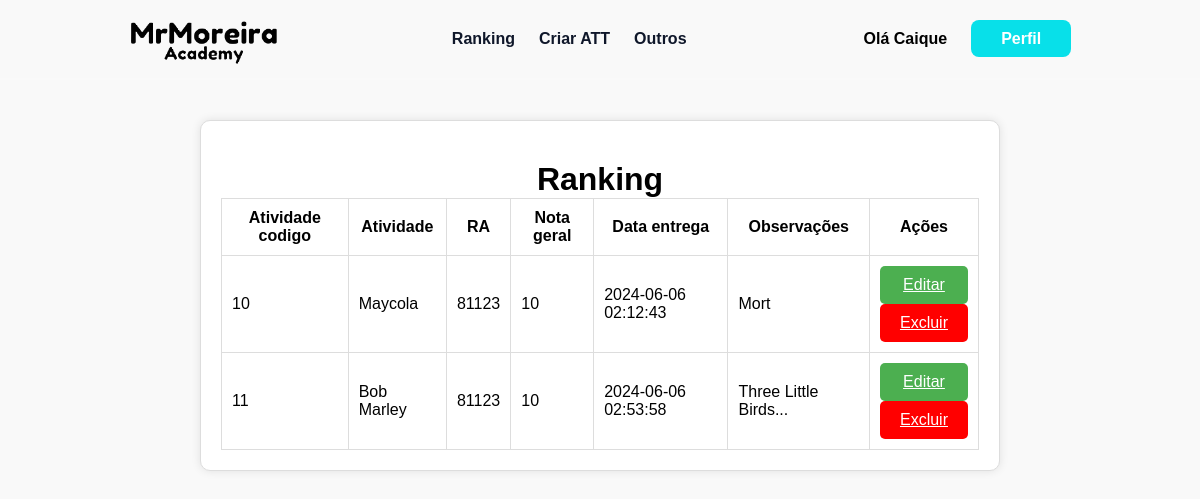
The page /pages/ranking.php (signed in) on the database its author committed.
### tables this page shows
CREATE TABLE `entrega_atividade` (
  `atividade_codigo` int NOT NULL,
  `atividade_nome` varchar(50) NOT NULL,
  `atividade_aluno` int NOT NULL,
  `atividade_nota` varchar(4) NOT NULL,
  `atividade_data_entrega` datetime DEFAULT CURRENT_TIMESTAMP,
  `atividade_observacoes` text
);

### pages/ranking.php (the view, shortened to what this page needs)
<!DOCTYPE html>
<html lang="pt-br">
<head>
    <link rel="stylesheet" href="../includes/css/colors.css">
    <link rel="stylesheet" href="../includes/css/navbar.css">
</head>
<body>
    <?php include('../includes/navbar.php');?>
    <div class="container">
        <h1 style="text-align: center; margin-top: 20px;">Ranking</h1>
        <div class="table-responsive">
            <table>
                <thead>
                    <tr>
                        <th>Atividade codigo</th>
                        <th>Atividade</th>
                        <th>RA</th>
                        <th>Nota geral</th>
                        <th>Data entrega</th>
                        <th>Observações</th>
                        <th>Ações</th>
                    </tr>
                </thead>
                <tbody>
                    <?php
                    $db = new Database();
                    $conn = $db->connect();
                    if ($conn) {
                        try {
                            $query = "SELECT * FROM `entrega_atividade`";
                            $stmt = $conn->prepare($query);
                            $stmt->execute();
                            $results = $stmt->fetchAll();
                            if ($results) {
                                foreach ($results as $linha) {
                                    echo "<tr>
                                        <td>". $linha['atividade_codigo']. "</td>
                                        <td>". $linha['atividade_nome']. "</td>
                                        <td>". $linha['atividade_aluno']. "</td>
                                        <td>". $linha['atividade_nota']. "</td>
                                        <td>". $linha['atividade_data_entrega']. "</td>
                                        <td>". $linha['atividade_observacoes']. "</td>
                                        <td>
                                            <a href='../pages/edit_att.php?atividade_codigo=". $linha['atividade_codigo']. "' class='btn-editar'>Editar</a>
                                            <a href='../processer/excluir.php?atividade_codigo=". $linha['atividade_codigo']. "' class='btn-excluir'>Excluir</a>
                                        </td>
                                    </tr>";
                                }
                            } else {
                                echo "Nenhuma entrega de atividade cadastrada";
                            }
                        } catch (PDOException $e) {
                            echo "Erro na consulta: ". $e->getMessage();
                        }
                    } else {
                        echo "Falha na conexão.";
                    }
               ?>
                </tbody>
            </table>
        </div>
    </div>
</body>
</html>

### includes/css/colors.css (style rules this page uses)
* { margin: 0; box-sizing: border-box; font-family: 'montserrat', sans-serif; }
:root { --main-color: #08E0E9; --text-color: #0f172a; --another-dark: #161718; --blanco-color: #ffff; --cinza: #d8d8d88e; }

### pages/ranking.php (style rules this page uses)
body { background-color: #f9f9f9; }
.container { max-width: 800px; margin: 40px auto; padding: 20px; background-color: #fff; border: 1px solid #ddd; box-shadow: 0 0 10px rgba(0, 0, 0, 0.1); border-radius: 10px; }
.table-responsive { overflow-x: auto; }
.table-responsive table { width: 100%; border-collapse: collapse; }
.table-responsive th,.table-responsive td { padding: 10px; border: 1px solid #ddd; }
.btn-editar { display: flex; background-color: #4CAF50; color: #fff; padding: 10px 20px; border: none; border-radius: 5px; cursor: pointer; justify-content: center; }
.btn-excluir { display: flex; background-color: #FF0000; color: #fff; padding: 10px 20px; border: none; border-radius: 5px; cursor: pointer; justify-content: center; }

### rows shown on the page
entrega_atividade: atividade_codigo "10", atividade_nome "Maycola", atividade_aluno "81123", atividade_nota "10", atividade_data_entrega "2024-06-06 02:12:43", atividade_observacoes "Mort"
entrega_atividade: atividade_codigo "11", atividade_nome "Bob Marley", atividade_aluno "81123", atividade_nota "10", atividade_data_entrega "2024-06-06 02:53:58", atividade_observacoes "Three Little Birds..."

### other values the page prints
$_SESSION['nome'] "Caique"
